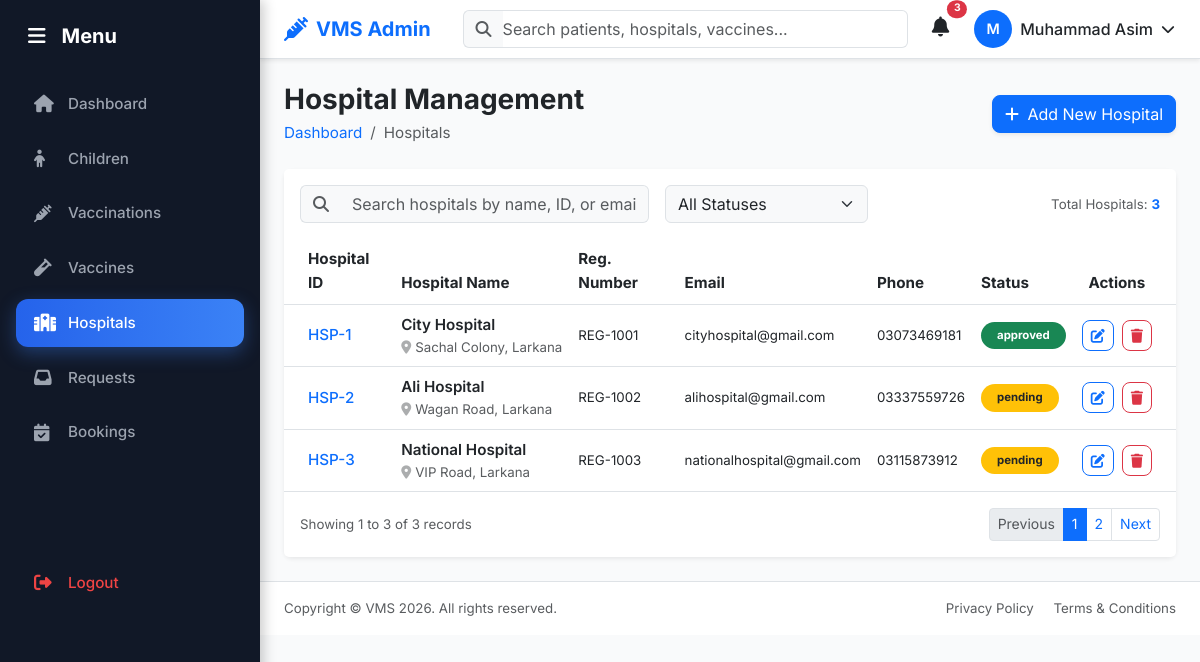
Page /admin/hospitals/hospital_list.php (signed in) on the earlier database version.
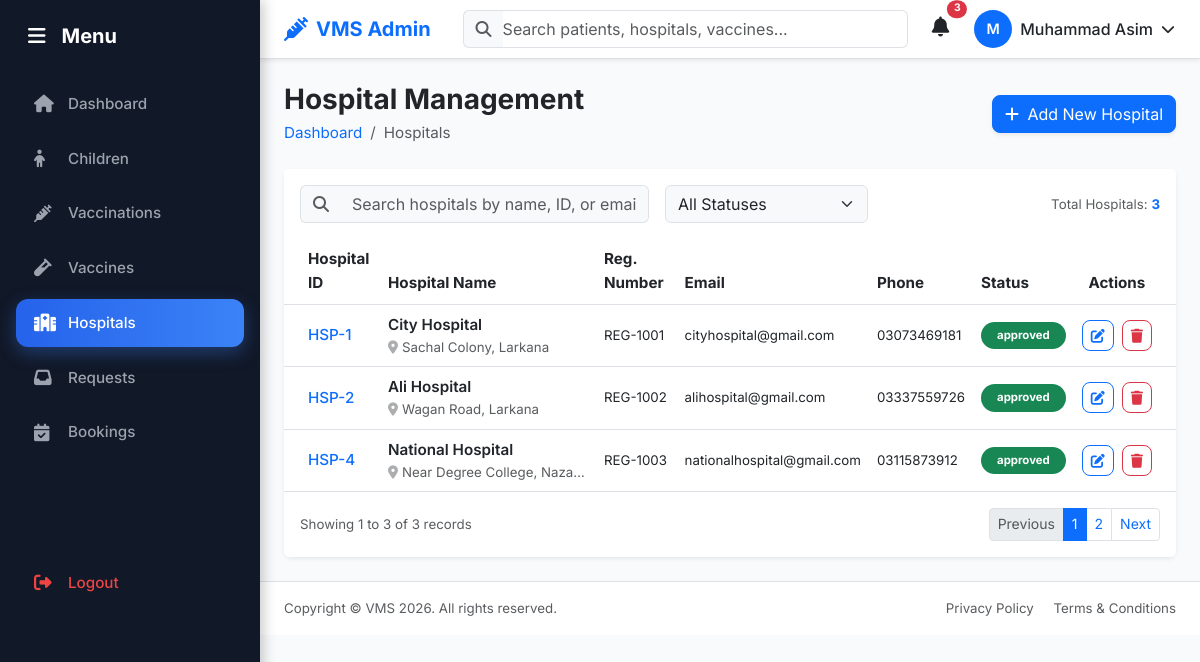
Same page on the later database version.
### tables this page shows
CREATE TABLE `hospitals` (
  `id` int(11) NOT NULL,
  `user_id` int(11) NOT NULL,
  `hospital_name` varchar(150) NOT NULL,
  `registration_no` varchar(50) NOT NULL,
  `phone` varchar(20) NOT NULL,
  `address` text NOT NULL,
  `status` enum('approved','pending','rejected') NOT NULL DEFAULT 'pending',
  `created_at` timestamp NOT NULL DEFAULT current_timestamp()
);

CREATE TABLE `users` (
  `id` int(11) NOT NULL,
  `name` varchar(100) NOT NULL,
  `email` varchar(100) NOT NULL,
  `password` varchar(255) NOT NULL,
  `role` enum('admin','parent','hospital') NOT NULL,
  `status` enum('active','inactive') NOT NULL DEFAULT 'active',
  `created_at` timestamp NOT NULL DEFAULT current_timestamp()
);

### admin/hospitals/hospital_list.php (the view, shortened to what the changed rows need)
<?php
include '../../config/db.php';
include '../includes/header.php';
$stmt_hospitals = $conn->prepare("SELECT h.id, h.hospital_name, h.registration_no, u.email, h.phone, h.address, h.status FROM hospitals h LEFT JOIN users u ON h.user_id = u.id");
$stmt_hospitals->execute();
$result_hospitals = $stmt_hospitals->get_result();
?>
<div class="main-content p-4">
    <div class="card border-0 shadow-sm rounded-3">
        <div class="card-body p-0">
            <div class="table-responsive">
                <table class="table table-hover align-middle mb-0" id="hospitalsTable">
                    <thead class="bg-light text-dark">
                        <tr>
                            <th class="ps-4">Hospital ID</th>
                            <th>Hospital Name</th>
                            <th>Reg. Number</th>
                            <th>Email</th>
                            <th>Phone</th>
                            <th>Status</th>
                            <th class="text-center pe-4">Actions</th>
                        </tr>
                    </thead>
                    <tbody>
                        <?php
                        if ($result_hospitals->num_rows > 0) {
                            while ($row = $result_hospitals->fetch_assoc()) {
                                $status = $row['status'];
                                if($status === 'approved') {
                                    $status = 'bg-success';
                                } elseif($status === 'rejected') {
                                    $status = 'bg-danger';
                                } elseif($status === 'pending') {
                                    $status = 'bg-warning text-dark';
                                } else {
                                    $status = 'Unknown';
                                }
                                echo "
                                    <tr class='hospital-row' data-name='".strtolower($row['hospital_name'])."' data-id='".strtolower($row['id'])."' data-email='".strtolower($row['email'])."' data-status='".strtolower($row['status'])."'>
                                        <td class='ps-4'>
                                            <span class='fw-medium text-primary'>HSP-".$row['id']."</span>
                                        </td>
                                        <td>
                                            <div class='fw-semibold text-dark'>".$row['hospital_name']."</div>
                                            <div class='small text-muted text-truncate' style='max-width: 200px;' title=".$row['address'].">
                                                <i class='fas fa-map-marker-alt me-1 opacity-50'></i>".$row['address']."
                                            </div>
                                        </td>
                                        <td class='small'> ".$row['registration_no']."</td>
                                        <td class='small'>".$row['email']."</td>
                                        <td class='small text-nowrap'>".$row['phone']."</td>
                                        <td>
                                            <span class='badge rounded-pill px-3 py-2 ".$status."'>
                                                ".$row['status']."
                                            </span>
                                        </td>
                                        <td class='text-center pe-4'>
                                            <div class='d-flex justify-content-center gap-2'>
                                                <a href='update_hospital.php?id=".$row['id']."' class='btn btn-sm btn-outline-primary rounded-3' title='Edit Hospital' data-bs-toggle='tooltip'>
                                                    <i class='fas fa-edit'></i>
                                                </a>
                                                <button type='button' class='btn btn-sm btn-outline-danger rounded-3' title='Delete Hospital' data-bs-toggle='tooltip' onclick='confirmDelete(\"".$row['id']."\", \"".$row['hospital_name']."\")'>
                                                    <i class='fas fa-trash'></i>
                                                </button>
                                            </div>
                                        </td>
                                    </tr>
                                ";
                            }
                        }
                        ?>
                    </tbody>
                </table>
            </div>
        </div>
    </div>
</div>
<?php include '../includes/footer.php'; ?>

Differences in the rows shown:
removed hospitals: id "3", hospital_name "National Hospital", address "VIP Road, Larkana", registration_no "REG-1003", user.email "nationalhospital@gmail.com", phone "03115873912", status "pending"
changed hospitals "Ali Hospital": status "pending" → "approved"
added hospitals: id "4", hospital_name "National Hospital", address "Near Degree College, Naza…", registration_no "REG-1003", user.email "nationalhospital@gmail.com", phone "03115873912", status "approved"
